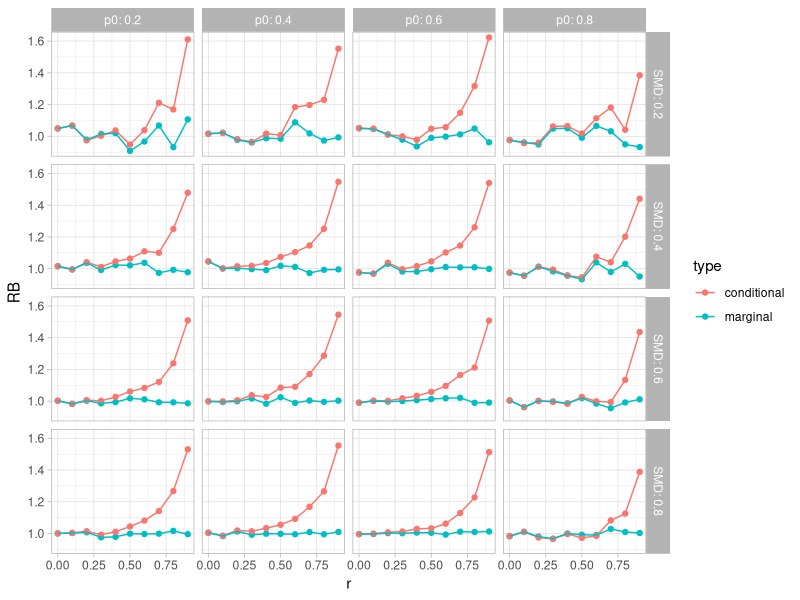

Here is the R script that generated this plot:
## ---- chunk 1
logit <- function(x) log(x) - log(1 - x)

simulate_OR_to_SMD <- function(p0, SMD, r, n0, n1) {
  
  # simulate data
  trt <- c(rep(0, n0), rep(1, n1))
  Y <- rlogis(n0 + n1, location = logit(p0) + trt * SMD * pi / sqrt(3))
  X <- r * (Y - trt * SMD) * sqrt(3) / pi + rnorm(n0 + n1, sd = sqrt(1 - r^2))
  B <- Y > 0

  # calculate LORs
  logit_fit <- glm(B ~ trt + X, family = "binomial")
  LOR_marginal <- as.numeric(diff(logit(tapply(B, trt, mean))))
  LOR_logit <- coef(logit_fit)[["trt"]]
  LORs <- c(LOR_marginal, LOR_logit)
  
  # convert to SMDs
  SMDs <- LORs * sqrt(3) / pi
  
  data.frame(type = c("marginal","conditional"), LOR_est = LORs, SMD_est = SMDs)
} 

simulate_OR_to_SMD(p0 = 0.6, SMD = 0.4, r = 0.7, n0 = 10000, n1 = 10000)

## ---- chunk 2
library(tidyverse)

params <- 
  list(
    p0 = seq(0.2, 0.8, 0.2),
    SMD = seq(0.2, 0.8, 0.2),
    r = seq(0, 0.9, 0.1)
  ) %>%
  cross_df()

SMDs <- 
  params %>%
  mutate(res = pmap(., simulate_OR_to_SMD, n0 = 50000, n1 = 50000)) %>%
  unnest() %>%
  mutate(RB = SMD_est / SMD)

ggplot(SMDs, aes(r, RB, color = type)) + 
  geom_point() + geom_line() + 
  facet_grid(SMD ~ p0, labeller = "label_both") + 
  theme_light()
